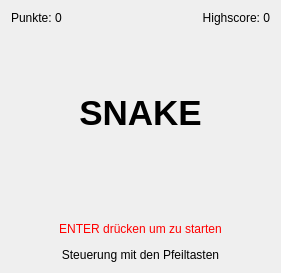
<?xml version="1.0" encoding="UTF-8"?>
<ui version="4.0">
 <class>snake</class>
 <widget class="QDialog" name="snake">
  <property name="windowModality">
   <enum>Qt::ApplicationModal</enum>
  </property>
  <property name="geometry">
   <rect>
    <x>0</x>
    <y>0</y>
    <width>281</width>
    <height>273</height>
   </rect>
  </property>
  <property name="windowTitle">
   <string>Snake</string>
  </property>
  <property name="sizeGripEnabled">
   <bool>false</bool>
  </property>
  <property name="modal">
   <bool>true</bool>
  </property>
  <layout class="QGridLayout" name="gridLayout">
   <item row="0" column="0">
    <widget class="QLabel" name="score">
     <property name="text">
      <string>Punkte: 0</string>
     </property>
    </widget>
   </item>
   <item row="0" column="1">
    <widget class="QLabel" name="highscore">
     <property name="sizePolicy">
      <sizepolicy hsizetype="Preferred" vsizetype="Preferred">
       <horstretch>0</horstretch>
       <verstretch>0</verstretch>
      </sizepolicy>
     </property>
     <property name="text">
      <string>Highscore: 0</string>
     </property>
     <property name="alignment">
      <set>Qt::AlignRight|Qt::AlignTrailing|Qt::AlignVCenter</set>
     </property>
    </widget>
   </item>
   <item row="1" column="0" colspan="2">
    <widget class="QLabel" name="label_2">
     <property name="sizePolicy">
      <sizepolicy hsizetype="Preferred" vsizetype="MinimumExpanding">
       <horstretch>0</horstretch>
       <verstretch>0</verstretch>
      </sizepolicy>
     </property>
     <property name="font">
      <font>
       <pointsize>13</pointsize>
      </font>
     </property>
     <property name="text">
      <string>&lt;html&gt;&lt;head/&gt;&lt;body&gt;&lt;p align=&quot;center&quot;&gt;&lt;span style=&quot; font-size:26pt; font-weight:600;&quot;&gt;SNAKE&lt;/span&gt;&lt;br/&gt;&lt;/p&gt;&lt;/body&gt;&lt;/html&gt;</string>
     </property>
     <property name="textFormat">
      <enum>Qt::RichText</enum>
     </property>
    </widget>
   </item>
   <item row="2" column="0" colspan="2">
    <widget class="QLabel" name="label">
     <property name="sizePolicy">
      <sizepolicy hsizetype="Preferred" vsizetype="Maximum">
       <horstretch>0</horstretch>
       <verstretch>0</verstretch>
      </sizepolicy>
     </property>
     <property name="text">
      <string>&lt;html&gt;&lt;head/&gt;&lt;body&gt;&lt;p align=&quot;center&quot;&gt;&lt;span style=&quot; color:#ff0000;&quot;&gt;ENTER drücken um zu starten&lt;/span&gt;&lt;/p&gt;&lt;p align=&quot;center&quot;&gt;Steuerung mit den Pfeiltasten&lt;/p&gt;&lt;/body&gt;&lt;/html&gt;</string>
     </property>
     <property name="textFormat">
      <enum>Qt::AutoText</enum>
     </property>
     <property name="alignment">
      <set>Qt::AlignCenter</set>
     </property>
     <property name="wordWrap">
      <bool>true</bool>
     </property>
    </widget>
   </item>
  </layout>
 </widget>
 <resources/>
 <connections/>
</ui>
